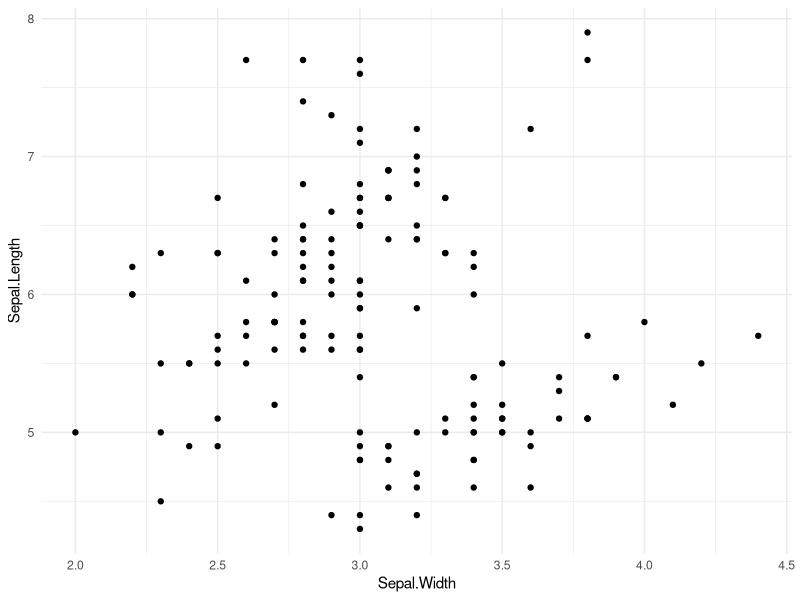

The R script that drew this image:
## ---- chunk 1
knitr::opts_chunk$set(echo = TRUE)
## ---- chunk 2
library(ggplot2)
## ---- chunk 3
data("iris")
## ---- chunk 4
gg_plot = ggplot(data=iris,aes(x=Sepal.Width, y=Sepal.Length)) + geom_point() + theme_minimal()
## ---- chunk 5
ggsave(
  "test.png",
  plot = gg_plot,
  device = NULL,
  path = NULL,
  scale = 1,
  width = NA,
  height = NA,
  units = c("in", "cm", "mm"),
  dpi = 370,
  limitsize = TRUE,
)
## ---- chunk 6
veränderung <- "das ist eine Veränderung"
veränderung
## ---- chunk 7
veränderung_2 <- "das ist eine weitere Veränderung"
veränderung_2
